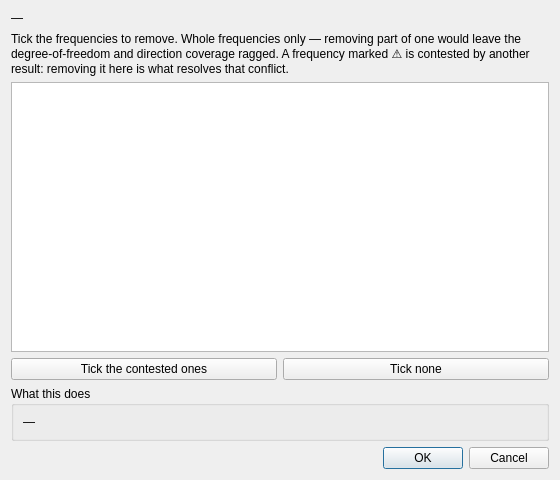
<?xml version="1.0" encoding="UTF-8"?>
<ui version="4.0">
 <class>DlgDeleteFrequencies</class>
 <widget class="QDialog" name="DlgDeleteFrequencies">
  <property name="geometry">
   <rect>
    <x>0</x>
    <y>0</y>
    <width>560</width>
    <height>480</height>
   </rect>
  </property>
  <property name="windowTitle">
   <string>Delete frequencies</string>
  </property>
  <layout class="QVBoxLayout" name="root">
   <item>
    <widget class="QLabel" name="lblHeading">
     <property name="text">
      <string>—</string>
     </property>
     <property name="wordWrap">
      <bool>true</bool>
     </property>
     <property name="textFormat">
      <enum>Qt::RichText</enum>
     </property>
    </widget>
   </item>
   <item>
    <widget class="QLabel" name="lblIntro">
     <property name="text">
      <string>Tick the frequencies to remove. Whole frequencies only — removing part of one would leave the degree-of-freedom and direction coverage ragged. A frequency marked ⚠ is contested by another result: removing it here is what resolves that conflict.</string>
     </property>
     <property name="wordWrap">
      <bool>true</bool>
     </property>
    </widget>
   </item>
   <item>
    <widget class="QListWidget" name="listFrequencies"/>
   </item>
   <item>
    <layout class="QHBoxLayout" name="layoutSelect">
     <item>
      <widget class="QPushButton" name="btnCheckConflicted">
       <property name="text">
        <string>Tick the contested ones</string>
       </property>
      </widget>
     </item>
     <item>
      <widget class="QPushButton" name="btnCheckNone">
       <property name="text">
        <string>Tick none</string>
       </property>
      </widget>
     </item>
    </layout>
   </item>
   <item>
    <widget class="QGroupBox" name="groupPreview">
     <property name="title">
      <string>What this does</string>
     </property>
     <layout class="QVBoxLayout" name="layoutPreview">
      <item>
       <widget class="QLabel" name="lblPreview">
        <property name="text">
         <string>—</string>
        </property>
        <property name="wordWrap">
         <bool>true</bool>
        </property>
        <property name="textFormat">
         <enum>Qt::RichText</enum>
        </property>
       </widget>
      </item>
     </layout>
    </widget>
   </item>
   <item>
    <widget class="QDialogButtonBox" name="buttonBox">
     <property name="orientation">
      <enum>Qt::Horizontal</enum>
     </property>
     <property name="standardButtons">
      <set>QDialogButtonBox::Cancel|QDialogButtonBox::Ok</set>
     </property>
    </widget>
   </item>
  </layout>
 </widget>
 <resources/>
 <connections/>
</ui>
